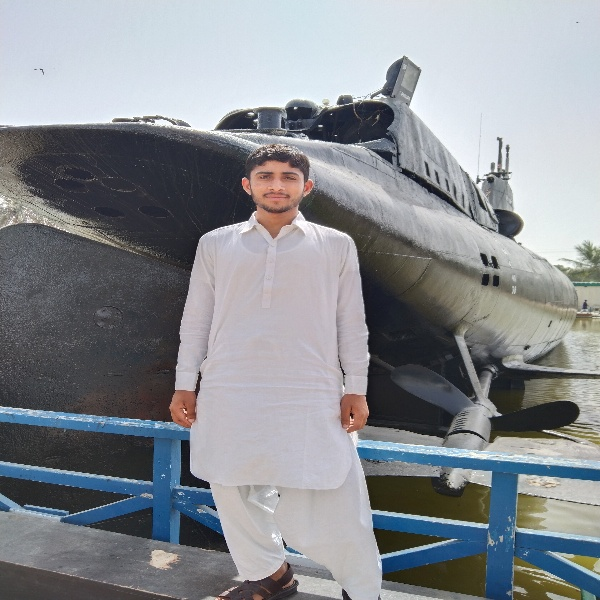
#> input picture opencv/resources/sdb.jpg, 600 x 600 px
$ python grabcut_algo.py
#> lines starting #> are read from the running program, lines starting #| are printed output that depends on the picture
import cv2 as cv
import numpy as np

img = cv.imread('resources/sdb.jpg')
#> img is the input picture: shape (600, 600, 3); mean B, G, R 145.6, 140.8, 137.2
bgdModel = np.zeros((1,65),np.float64)
fgdModel = np.zeros((1,65),np.float64)
rectangle = (100,80,386,596)
mask = np.zeros(img.shape[:2],np.uint8)
cv.grabCut(img,mask,rectangle,bgdModel,fgdModel,5,cv.GC_INIT_WITH_RECT)
mask2 = np.where((mask==2)|(mask==0),0,1,).astype('uint8')
img = img*mask2[:,:,np.newaxis]
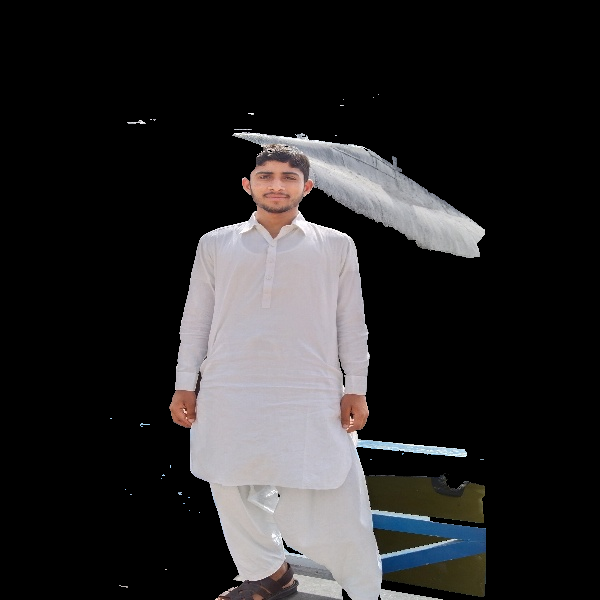
#> img: shape (600, 600, 3); mean B, G, R 41.6, 40.7, 41.9
cv.imshow('my image',img)
cv.waitKey(0)
cv.destroyAllWindows()
